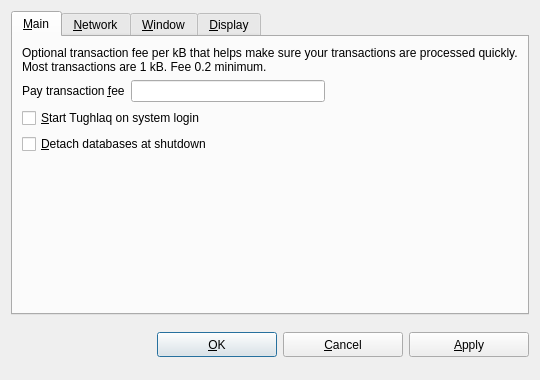
<?xml version="1.0" encoding="UTF-8"?>
<ui version="4.0">
 <class>OptionsDialog</class>
 <widget class="QDialog" name="OptionsDialog">
  <property name="geometry">
   <rect>
    <x>0</x>
    <y>0</y>
    <width>540</width>
    <height>380</height>
   </rect>
  </property>
  <property name="windowTitle">
   <string>Options</string>
  </property>
  <property name="modal">
   <bool>true</bool>
  </property>
  <layout class="QVBoxLayout" name="verticalLayout">
   <item>
    <widget class="QTabWidget" name="veriSendOptions">
     <property name="tabPosition">
      <enum>QTabWidget::North</enum>
     </property>
     <property name="currentIndex">
      <number>0</number>
     </property>
     <widget class="QWidget" name="tabMain">
      <attribute name="title">
       <string>&amp;Main</string>
      </attribute>
      <layout class="QVBoxLayout" name="verticalLayout_Main">
       <item>
        <widget class="QLabel" name="transactionFeeInfoLabel">
         <property name="text">
          <string>Optional transaction fee per kB that helps make sure your transactions are processed quickly. Most transactions are 1 kB. Fee 0.2 minimum.</string>
         </property>
         <property name="textFormat">
          <enum>Qt::PlainText</enum>
         </property>
         <property name="wordWrap">
          <bool>true</bool>
         </property>
        </widget>
       </item>
       <item>
        <layout class="QHBoxLayout" name="horizontalLayoutFee">
         <item>
          <widget class="QLabel" name="transactionFeeLabel">
           <property name="text">
            <string>Pay transaction &amp;fee</string>
           </property>
           <property name="textFormat">
            <enum>Qt::PlainText</enum>
           </property>
           <property name="buddy">
            <cstring>transactionFee</cstring>
           </property>
          </widget>
         </item>
         <item>
          <widget class="BitcoinAmountField" name="transactionFee"/>
         </item>
         <item>
          <spacer name="horizontalSpacerFee">
           <property name="orientation">
            <enum>Qt::Horizontal</enum>
           </property>
           <property name="sizeHint" stdset="0">
            <size>
             <width>40</width>
             <height>20</height>
            </size>
           </property>
          </spacer>
         </item>
        </layout>
       </item>
       <item>
        <widget class="QCheckBox" name="bitcoinAtStartup">
         <property name="toolTip">
          <string>Automatically start Tughlaq after logging in to the system.</string>
         </property>
         <property name="text">
          <string>&amp;Start Tughlaq on system login</string>
         </property>
        </widget>
       </item>
       <item>
        <widget class="QCheckBox" name="detachDatabases">
         <property name="toolTip">
          <string>Detach block and address databases at shutdown. This means they can be moved to another data directory, but it slows down shutdown. The wallet is always detached.</string>
         </property>
         <property name="text">
          <string>&amp;Detach databases at shutdown</string>
         </property>
        </widget>
       </item>
       <item>
        <spacer name="verticalSpacer_Main">
         <property name="orientation">
          <enum>Qt::Vertical</enum>
         </property>
         <property name="sizeHint" stdset="0">
          <size>
           <width>20</width>
           <height>40</height>
          </size>
         </property>
        </spacer>
       </item>
      </layout>
     </widget>
     <widget class="QWidget" name="tabNetwork">
      <attribute name="title">
       <string>&amp;Network</string>
      </attribute>
      <layout class="QVBoxLayout" name="verticalLayout_Network">
       <item>
        <widget class="QCheckBox" name="mapPortUpnp">
         <property name="toolTip">
          <string>Automatically open the Tughlaq client port on the router. This only works when your router supports UPnP and it is enabled.</string>
         </property>
         <property name="text">
          <string>Map port using &amp;UPnP</string>
         </property>
        </widget>
       </item>
       <item>
        <widget class="QCheckBox" name="connectSocks">
         <property name="toolTip">
          <string>Connect to the Tughlaq network through a SOCKS proxy (e.g. when connecting through Tor).</string>
         </property>
         <property name="text">
          <string>&amp;Connect through SOCKS proxy:</string>
         </property>
        </widget>
       </item>
       <item>
        <layout class="QHBoxLayout" name="horizontalLayout_Network">
         <item>
          <widget class="QLabel" name="proxyIpLabel">
           <property name="text">
            <string>Proxy &amp;IP:</string>
           </property>
           <property name="textFormat">
            <enum>Qt::PlainText</enum>
           </property>
           <property name="buddy">
            <cstring>proxyIp</cstring>
           </property>
          </widget>
         </item>
         <item>
          <widget class="QValidatedLineEdit" name="proxyIp">
           <property name="maximumSize">
            <size>
             <width>140</width>
             <height>16777215</height>
            </size>
           </property>
           <property name="toolTip">
            <string>IP address of the proxy (e.g. 127.0.0.1)</string>
           </property>
          </widget>
         </item>
         <item>
          <widget class="QLabel" name="proxyPortLabel">
           <property name="text">
            <string>&amp;Port:</string>
           </property>
           <property name="textFormat">
            <enum>Qt::PlainText</enum>
           </property>
           <property name="buddy">
            <cstring>proxyPort</cstring>
           </property>
          </widget>
         </item>
         <item>
          <widget class="QLineEdit" name="proxyPort">
           <property name="maximumSize">
            <size>
             <width>55</width>
             <height>16777215</height>
            </size>
           </property>
           <property name="toolTip">
            <string>Port of the proxy (e.g. 9050)</string>
           </property>
          </widget>
         </item>
         <item>
          <widget class="QLabel" name="socksVersionLabel">
           <property name="text">
            <string>SOCKS &amp;Version:</string>
           </property>
           <property name="textFormat">
            <enum>Qt::PlainText</enum>
           </property>
           <property name="buddy">
            <cstring>socksVersion</cstring>
           </property>
          </widget>
         </item>
         <item>
          <widget class="QValueComboBox" name="socksVersion">
           <property name="toolTip">
            <string>SOCKS version of the proxy (e.g. 5)</string>
           </property>
          </widget>
         </item>
         <item>
          <spacer name="horizontalSpacer_Network">
           <property name="orientation">
            <enum>Qt::Horizontal</enum>
           </property>
           <property name="sizeHint" stdset="0">
            <size>
             <width>40</width>
             <height>20</height>
            </size>
           </property>
          </spacer>
         </item>
        </layout>
       </item>
       <item>
        <spacer name="verticalSpacer_Network">
         <property name="orientation">
          <enum>Qt::Vertical</enum>
         </property>
         <property name="sizeHint" stdset="0">
          <size>
           <width>20</width>
           <height>40</height>
          </size>
         </property>
        </spacer>
       </item>
      </layout>
     </widget>
     <widget class="QWidget" name="tabWindow">
      <attribute name="title">
       <string>&amp;Window</string>
      </attribute>
      <layout class="QVBoxLayout" name="verticalLayout_Window">
       <item>
        <widget class="QCheckBox" name="minimizeToTray">
         <property name="toolTip">
          <string>Show only a tray icon after minimizing the window.</string>
         </property>
         <property name="text">
          <string>&amp;Minimize to the tray instead of the taskbar</string>
         </property>
        </widget>
       </item>
       <item>
        <widget class="QCheckBox" name="minimizeOnClose">
         <property name="toolTip">
          <string>Minimize instead of exit the application when the window is closed. When this option is enabled, the application will be closed only after selecting Quit in the menu.</string>
         </property>
         <property name="text">
          <string>M&amp;inimize on close</string>
         </property>
        </widget>
       </item>
       <item>
        <spacer name="verticalSpacer_Window">
         <property name="orientation">
          <enum>Qt::Vertical</enum>
         </property>
         <property name="sizeHint" stdset="0">
          <size>
           <width>20</width>
           <height>40</height>
          </size>
         </property>
        </spacer>
       </item>
      </layout>
     </widget>
     <widget class="QWidget" name="tabDisplay">
      <attribute name="title">
       <string>&amp;Display</string>
      </attribute>
      <layout class="QVBoxLayout" name="verticalLayout_Display">
       <item>
        <layout class="QHBoxLayout" name="horizontalLayout_1_Display">
         <item>
          <widget class="QLabel" name="langLabel">
           <property name="text">
            <string>User Interface &amp;language:</string>
           </property>
           <property name="textFormat">
            <enum>Qt::PlainText</enum>
           </property>
           <property name="buddy">
            <cstring>lang</cstring>
           </property>
          </widget>
         </item>
         <item>
          <widget class="QValueComboBox" name="lang">
           <property name="toolTip">
            <string>The user interface language can be set here. This setting will take effect after restarting Tughlaq.</string>
           </property>
          </widget>
         </item>
        </layout>
       </item>
       <item>
        <layout class="QHBoxLayout" name="horizontalLayout_2_Display">
         <item>
          <widget class="QLabel" name="unitLabel">
           <property name="text">
            <string>&amp;Unit to show amounts in:</string>
           </property>
           <property name="textFormat">
            <enum>Qt::PlainText</enum>
           </property>
           <property name="buddy">
            <cstring>unit</cstring>
           </property>
          </widget>
         </item>
         <item>
          <widget class="QValueComboBox" name="unit">
           <property name="toolTip">
            <string>Choose the default subdivision unit to show in the interface and when sending coins.</string>
           </property>
          </widget>
         </item>
        </layout>
       </item>
       <item>
        <layout class="QHBoxLayout" name="horizontalLayout">
         <property name="leftMargin">
          <number>0</number>
         </property>
         <property name="topMargin">
          <number>0</number>
         </property>
         <property name="rightMargin">
          <number>2</number>
         </property>
         <property name="bottomMargin">
          <number>0</number>
         </property>
         <item>
          <widget class="QLabel" name="decimalLabel">
           <property name="sizePolicy">
            <sizepolicy hsizetype="Minimum" vsizetype="Fixed">
             <horstretch>0</horstretch>
             <verstretch>0</verstretch>
            </sizepolicy>
           </property>
           <property name="minimumSize">
            <size>
             <width>0</width>
             <height>0</height>
            </size>
           </property>
           <property name="maximumSize">
            <size>
             <width>16777215</width>
             <height>16777215</height>
            </size>
           </property>
           <property name="baseSize">
            <size>
             <width>0</width>
             <height>0</height>
            </size>
           </property>
           <property name="layoutDirection">
            <enum>Qt::LeftToRight</enum>
           </property>
           <property name="text">
            <string>Choose how many decimal places you prefer to display:</string>
           </property>
          </widget>
         </item>
         <item>
          <widget class="QSpinBox" name="decimalPoints">
           <property name="sizePolicy">
            <sizepolicy hsizetype="Fixed" vsizetype="Fixed">
             <horstretch>0</horstretch>
             <verstretch>0</verstretch>
            </sizepolicy>
           </property>
           <property name="minimumSize">
            <size>
             <width>0</width>
             <height>28</height>
            </size>
           </property>
           <property name="maximumSize">
            <size>
             <width>16777215</width>
             <height>16777215</height>
            </size>
           </property>
           <property name="toolTip">
            <string>&lt;html&gt;&lt;head/&gt;&lt;body&gt;&lt;p&gt;How many decimal places to display. Depending on the unit of currency, you may see fewer decimal places.&lt;/p&gt;&lt;/body&gt;&lt;/html&gt;</string>
           </property>
           <property name="layoutDirection">
            <enum>Qt::LeftToRight</enum>
           </property>
           <property name="alignment">
            <set>Qt::AlignRight|Qt::AlignTrailing|Qt::AlignVCenter</set>
           </property>
           <property name="maximum">
            <number>8</number>
           </property>
           <property name="value">
            <number>8</number>
           </property>
          </widget>
         </item>
        </layout>
       </item>
       <item>
        <widget class="QCheckBox" name="displayAddresses">
         <property name="toolTip">
          <string>Whether to show Tughlaq addresses in the transaction list or not.</string>
         </property>
         <property name="text">
          <string>&amp;Display addresses in transaction list</string>
         </property>
        </widget>
       </item>
       <item>
        <widget class="QCheckBox" name="coinControlFeatures">
         <property name="toolTip">
          <string>Whether to show coin control features or not.</string>
         </property>
         <property name="text">
          <string>Display coin &amp;control features (experts only!)</string>
         </property>
        </widget>
       </item>
       <item>
        <widget class="QCheckBox" name="hideAmounts">
         <property name="text">
          <string>Hide amounts for privacy (***.**)</string>
         </property>
        </widget>
       </item>
       <item>
        <spacer name="verticalSpacer_Display">
         <property name="orientation">
          <enum>Qt::Vertical</enum>
         </property>
         <property name="sizeHint" stdset="0">
          <size>
           <width>20</width>
           <height>40</height>
          </size>
         </property>
        </spacer>
       </item>
      </layout>
     </widget>
    </widget>
   </item>
   <item>
    <layout class="QHBoxLayout" name="horizontalLayout_Buttons">
     <item>
      <spacer name="horizontalSpacer_1">
       <property name="orientation">
        <enum>Qt::Horizontal</enum>
       </property>
       <property name="sizeHint" stdset="0">
        <size>
         <width>40</width>
         <height>48</height>
        </size>
       </property>
      </spacer>
     </item>
     <item>
      <widget class="QLabel" name="statusLabel">
       <property name="text">
        <string/>
       </property>
       <property name="textFormat">
        <enum>Qt::PlainText</enum>
       </property>
       <property name="wordWrap">
        <bool>true</bool>
       </property>
      </widget>
     </item>
     <item>
      <spacer name="horizontalSpacer_2">
       <property name="orientation">
        <enum>Qt::Horizontal</enum>
       </property>
       <property name="sizeHint" stdset="0">
        <size>
         <width>40</width>
         <height>48</height>
        </size>
       </property>
      </spacer>
     </item>
     <item>
      <widget class="QPushButton" name="okButton">
       <property name="minimumSize">
        <size>
         <width>120</width>
         <height>25</height>
        </size>
       </property>
       <property name="text">
        <string>&amp;OK</string>
       </property>
      </widget>
     </item>
     <item>
      <widget class="QPushButton" name="cancelButton">
       <property name="minimumSize">
        <size>
         <width>120</width>
         <height>25</height>
        </size>
       </property>
       <property name="text">
        <string>&amp;Cancel</string>
       </property>
       <property name="autoDefault">
        <bool>false</bool>
       </property>
      </widget>
     </item>
     <item>
      <widget class="QPushButton" name="applyButton">
       <property name="minimumSize">
        <size>
         <width>120</width>
         <height>25</height>
        </size>
       </property>
       <property name="text">
        <string>&amp;Apply</string>
       </property>
       <property name="autoDefault">
        <bool>false</bool>
       </property>
      </widget>
     </item>
    </layout>
   </item>
  </layout>
 </widget>
 <customwidgets>
  <customwidget>
   <class>QValidatedLineEdit</class>
   <extends>QLineEdit</extends>
   <header>qvalidatedlineedit.h</header>
  </customwidget>
  <customwidget>
   <class>BitcoinAmountField</class>
   <extends>QLineEdit</extends>
   <header>bitcoinamountfield.h</header>
   <container>1</container>
  </customwidget>
  <customwidget>
   <class>QValueComboBox</class>
   <extends>QComboBox</extends>
   <header>qvaluecombobox.h</header>
  </customwidget>
 </customwidgets>
 <resources/>
 <connections/>
</ui>
